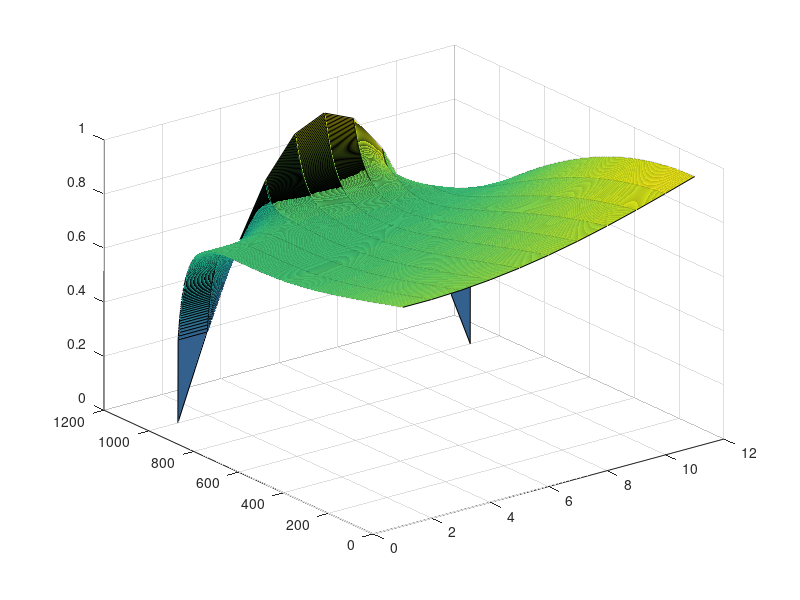

Here is the MATLAB script that generated this plot:
%Diffusion equation on line segment

clear all
dt = 0.001;
dx = 0.1;
x = 0:dx:1;
t = 0:dt:1;
bottom = sin(pi*x);
matrix = zeros(length(t), length(bottom));
matrix(end, :) = bottom;
D = 0.5;
for t1 = length(t)-1:-1:1
    for x1 = 2:1:length(x)-1
        matrix(t1,x1) = dt*D*(matrix(t1+1, x1+1) + matrix(t1+1, x1-1) - 2*matrix(t1+1, x1))/(dx^2) + matrix(t1+1, x1);
    end
    matrix(t1, 1) = matrix(t1, 2);
    matrix(t1, end) = cos(dt * t1);
end

surf(matrix);
drawnow;